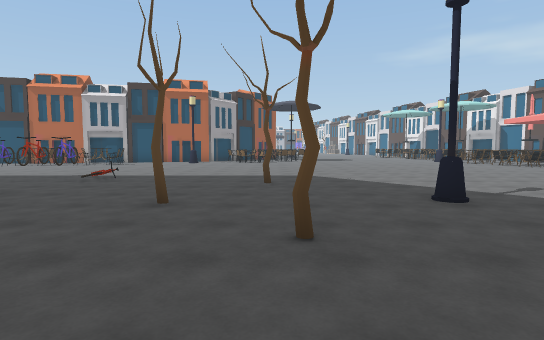
view 1 (above)

19 first-person views from a walk through a 3-D level made in the Unity game engine. The camera is 1.5 m above the floor, tilts 4° down and sees 80° across. The floor is counted in squares, 2 m on a side. Each view is taken from the middle of a square. On the plan, view 1 faces up. The plan holds only what a view shows up to about 11 squares ahead; the rest is blank. The place goes on beyond the plan.

view 2
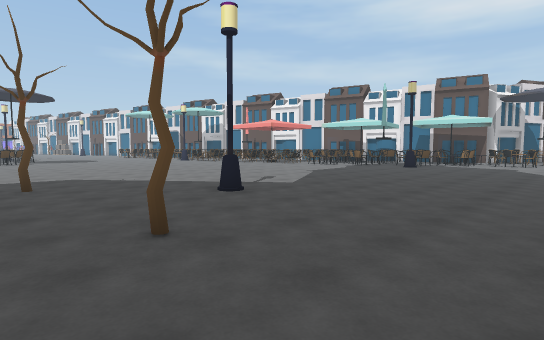

view 3
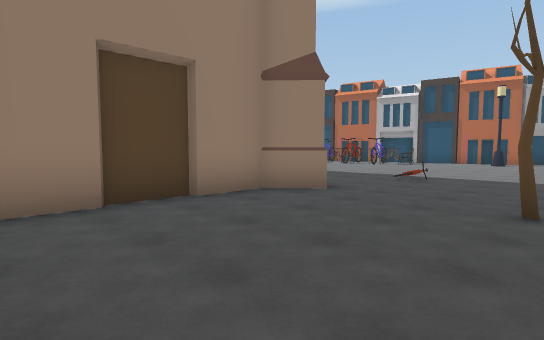

view 4
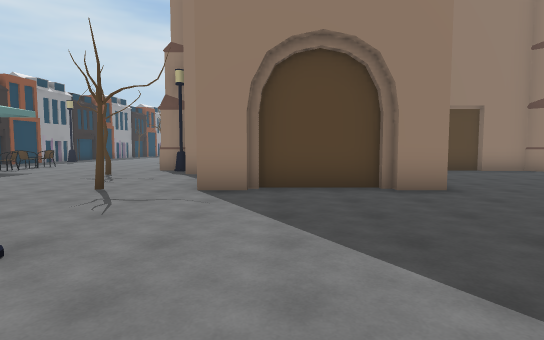

view 5
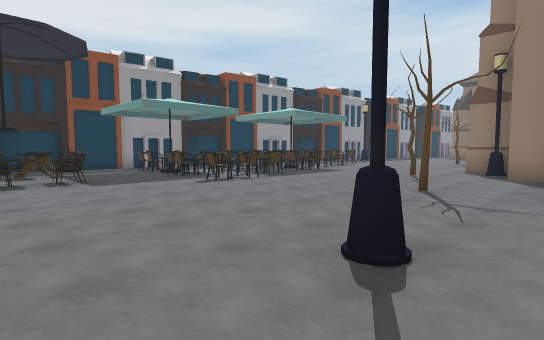

view 6
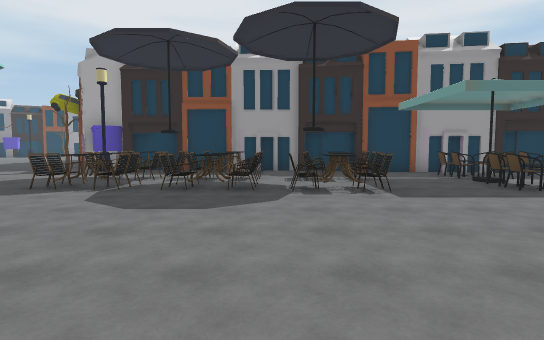

view 7
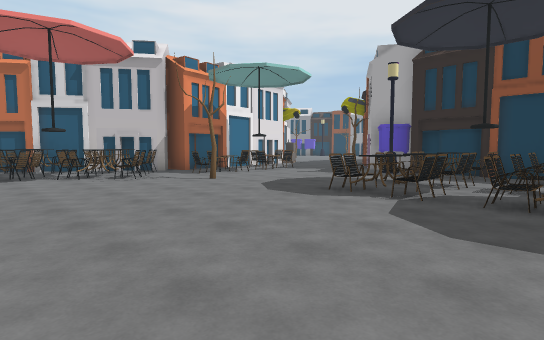

view 8
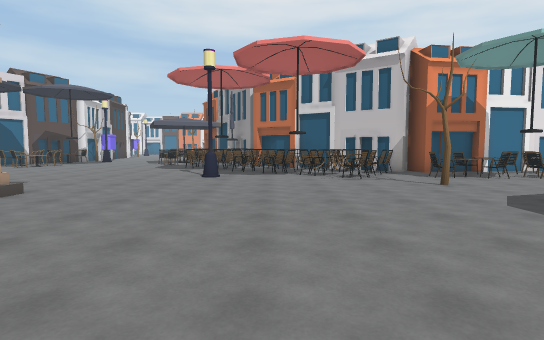

view 9
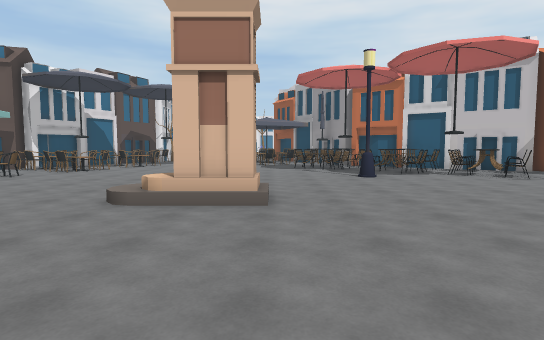

view 10
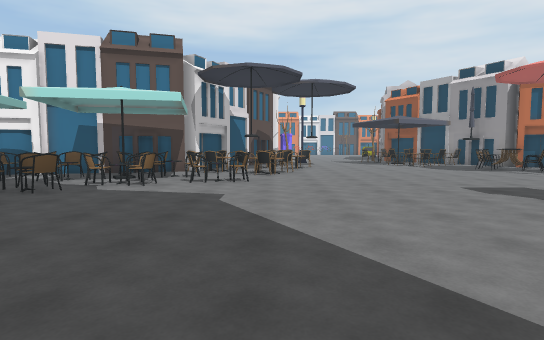

view 11
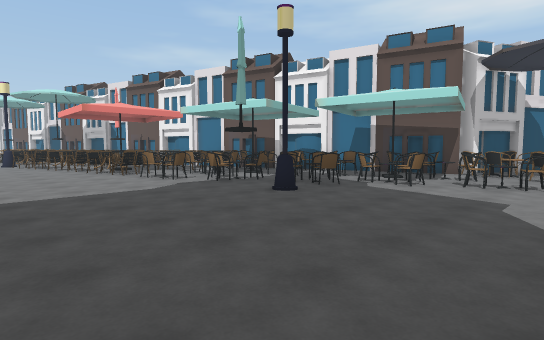

view 12
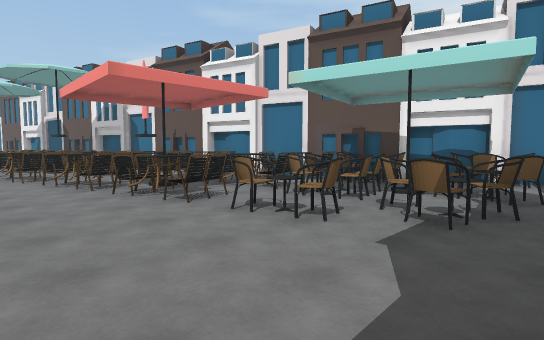

view 13
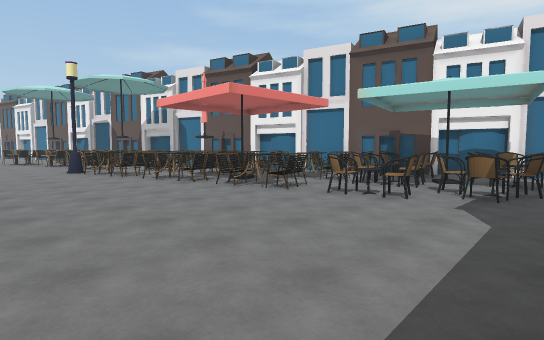

view 14
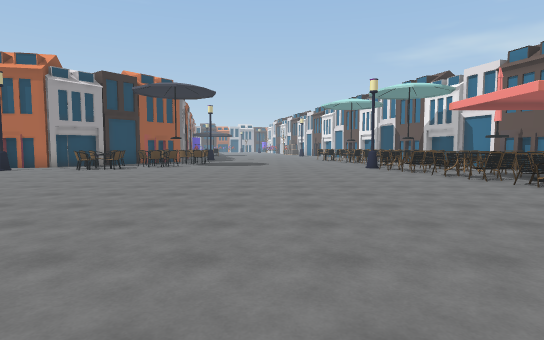

view 15
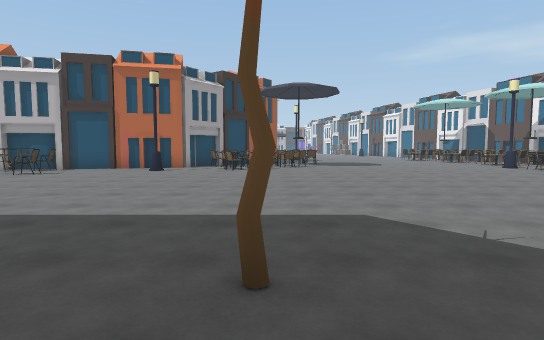

view 16
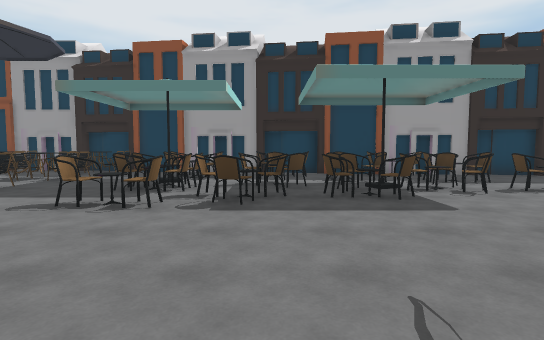

view 17
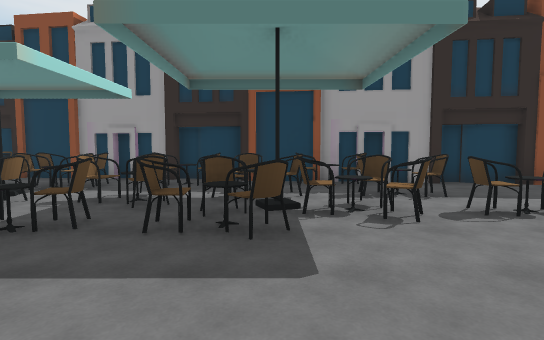

view 18
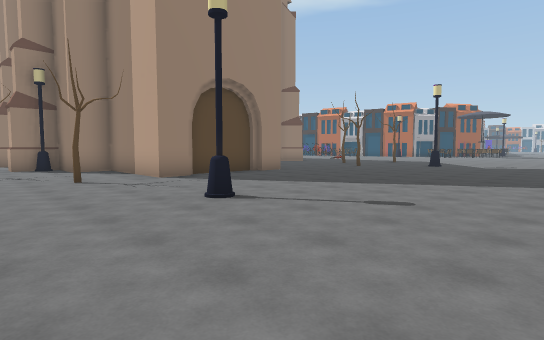

view 19
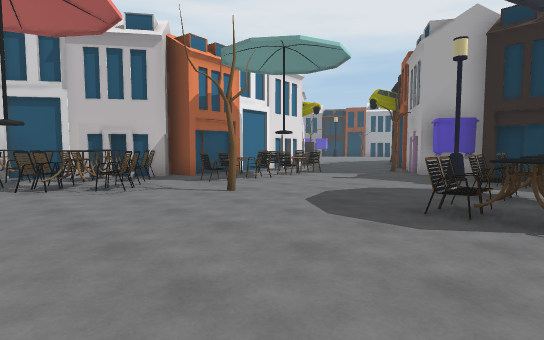

### Floor plan
Key: @ floor where view 1 was taken; # wall or solid block; x gap in a wall; . floor; / step, stairs or slope; B bike; T tree; L lamp; U building; F fountain; O other object.
Columns run from 7 left of view 1 to 18 right of it. Each row starts with its distance up from view 1.
 16 UU.L..O.........OOOOU#
 15 O...............OOO.OU
 14 O................OOOOO
 13 .................OOOO##
 12  ................OOOOO#
 11 .................OOOOOU
 10 ..................OOOOO
  9 ..................OOOOOU
  8 OBBO..............OOOOO#
  7  .B....T..........OOOOOU
  6   .................OOOOU#
  5   #.......L.......L.OOOOU
  4  ##..T...............OOO#U
  3  #.....T.............OOOOO
  2  #...................O.OOO
  1  #.....................OO
  0  #.....@...... ..........O
 -1       #.......  ..........
 -2       #.......  ..........
 -3       #..........//.......
 -4       #........../F.......
 -5    ####..........//.......
 -6  ###......L..............O
 -7   L...T..............L..OO
 -8  ..T...................OO
 -9  .....................OOO
-10  .....................OOOU
-11  .....OO.............OOOO#
-12 ...OOOO............T..OU##
-13 O.OOOO.O..OO.OOOO....O ##
-14 .OOOOO.x.............OO#
-15 ..OOO..O..OO.OOOO.....OU
-16 UU##UO....OO.O.......OOU
-17    ##UU#U#OU.OUOOL...O.O
-18          ##U#U#U##OU.. U
-19                  ##T.

Positions as (right, up) in squares from view 1, and headings:
1: (0, 0), facing up
2: (-1, 0), facing up-right
3: (-1, 0), facing up-left
4: (5, -4), facing left
5: (5, -5), facing down-left
6: (5, -7), facing down
7: (6, -8), facing down-right
8: (6, -9), facing right
9: (6, -5), facing right
10: (7, 1), facing right
11: (7, 1), facing up-right
12: (8, 6), facing up-right
13: (6, 6), facing up-right
14: (5, 5), facing up
15: (0, 5), facing up
16: (-2, -7), facing down
17: (-4, -9), facing down
18: (7, -9), facing up-left
19: (8, -9), facing down-right
